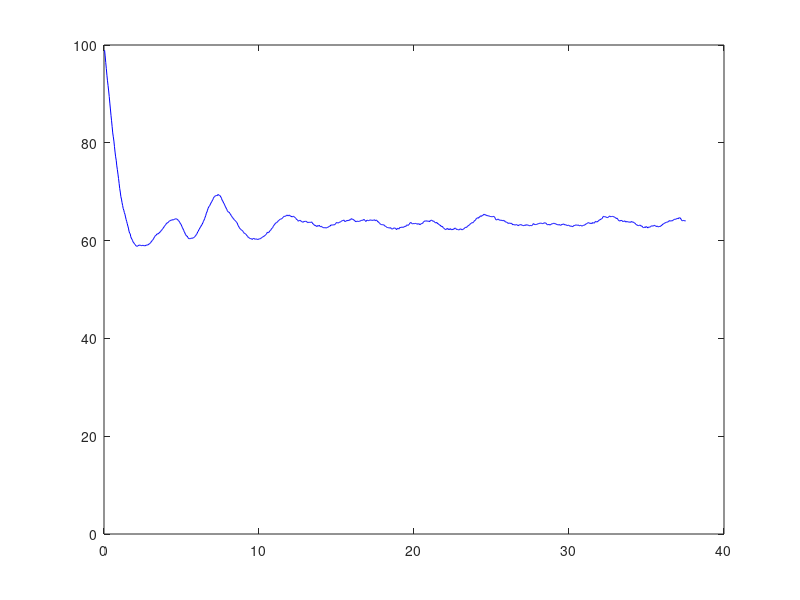

Write MATLAB code to recreate this figure.
clear all;
close all;
N0 = 5000;
N = round(N0*8/(4/3*pi));
R = 1;
v = 0.2665;
e = 1;
m = 1;
Ne = 1;
x = -R + 2*R*rand(N,1);
y = -R + 2*R*rand(N,1);
z = -R + 2*R*rand(N,1);
vx = v.*randn(N,1);
vy = v.*randn(N,1);
vz = v.*randn(N,1);
dentro = x.^2 + y.^2 + z.^2 <= R^2;
x = x(dentro);
y = y(dentro);
z = z(dentro);
vx = vx(dentro);
vy = vy(dentro);
vz = vz(dentro);
passi = 1000;
tB = linspace(0,2*R/v,passi+1);
tB = tB(2:end);
t = 5*tB;
N0 = sum(dentro);
q = e*Ne/N0;
dt = t(end)/passi;
w = e/m*dt;
for ii = 1 : passi
r2 = x.^2 + y.^2 + z.^2;
[r2,ord] = sort(r2);
x = x(ord); 
y = y(ord); 
z = z(ord);
vx = vx(ord); 
vy = vy(ord); 
vz = vz(ord);
r = sqrt(r2);
E = (e*Ne*min(R,r).^3/R^3-q*(0:(N0-1))')./r2;
vx = vx-w*E.*x./r;
vy = vy-w*E.*y./r;
vz = vz-w*E.*z./r;
x = x + vx*dt;
y = y + vy*dt;
z = z + vz*dt;
dentro = x.^2 + y.^2 + z.^2 <= R^2;
rimasti(ii) = sum(dentro); 
end

figure(2)
set(gcf,'Color',[1,1,1])

plot(t,rimasti/N0*100,'b')
ylim([0 100])